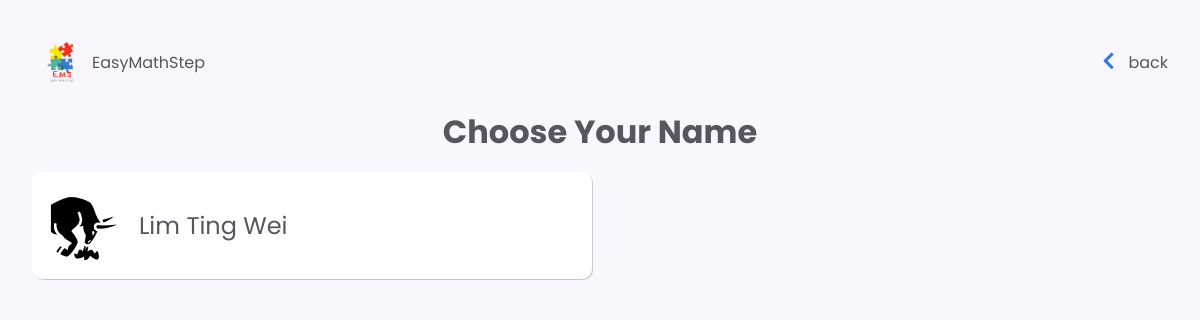
The app's page /Choose_Student.php?class_id=33 with its own data.
### tables this page shows
CREATE TABLE `student` (
  `student_email` varchar(255) NOT NULL,
  `student_stat` tinyint(1) DEFAULT NULL,
  `student_fname` char(100) DEFAULT NULL,
  `student_lname` char(100) DEFAULT NULL,
  `gender` text DEFAULT NULL,
  `character_id` int(11) DEFAULT NULL,
  `class_id` int(11) DEFAULT NULL
);

CREATE TABLE `character` (
  `character_id` int(11) NOT NULL,
  `character_path` varchar(100) DEFAULT NULL
);

### Choose_Student.php (the view, shortened to what this page needs)
<?php
include('database/connection.php');
$class_id = $_GET['class_id'];
$sql = "SELECT s.student_email, s.student_fname, s.student_lname, c.character_path,
            l.lesson_name, l.question_type, l.lesson_id
        FROM student s
        LEFT JOIN `character` c ON s.character_id = c.character_id
        LEFT JOIN class cl ON s.class_id = cl.class_id
        LEFT JOIN assigned a ON cl.class_id = a.class_id
        LEFT JOIN lesson l ON a.lesson_id = l.lesson_id
        WHERE cl.class_id = $class_id AND s.student_stat != 1;";
$student = $conn->query($sql);
?>
<!DOCTYPE html>
<html lang="en">
<head>
    <link rel="stylesheet" href="./Css_folder/Choose_student.css">
    <link rel="stylesheet" href="https://cdn.jsdelivr.net/npm/boxicons@latest/css/boxicons.min.css">
    <link rel="stylesheet" href="https://cdnjs.cloudflare.com/ajax/libs/font-awesome/5.15.4/css/all.min.css" />
</head>
<body>
    <header>
        <img src="./src/logo.png" width="60" class="logo-icon">
        <span class="logo-title">EasyMathStep</span>
        <div class="back_btn">
            <a href="./Choose_classes.php">
                <button class="backBtn_icon">
                    <i class="fas fa-chevron-left"></i>
                </button>
                back
            </a>
        </div>
    </header>
    <div class="title">
        <h1 class="title-text">Choose Your Name</h1>
    </div>
    <div class="std-name-card">
        <?php
        if ($student->num_rows > 0) {
            while($row = $student->fetch_assoc()) {
                $lesson_id = $row['lesson_id'];
                $question_type = $row['question_type'];
                if($question_type == "MCQ"){
                    $quizpath = 'MCQ_quiz.php';
                } elseif($question_type == 'TF'){
                    $quizpath = 'TrueFalse_quiz.php';
                } elseif($question_type == 'DragDrop'){
                    $quizpath = 'drag_dropQuiz.php';
                } else {
                    echo "<script type = 'text/javascript'> alert('No class assigned yet'); document.location = './Choose_classes.php' </script>";
                }
                echo '<a href="process_student.php?class_id=' . $class_id . '&student_id=' . urlencode($row["student_email"]) . '&lesson_id=' . $lesson_id . '&quizpath=' . urlencode($quizpath) . '" class="namecard-link">';
                echo    '<div class="namecard">';
                echo        '<img src="' . $row["character_path"] . '" alt="animal" width="75">';
                echo        '<div class="std-name">' . htmlspecialchars($row["student_fname"]) . ' ' . htmlspecialchars($row["student_lname"]) . '</div>';
                echo    '</div>';
                echo '</a>';
            }
        } else {
            echo "No student found.";
        }
        ?>
    </div>
</body>
</html>

### Css_folder/Choose_student.css (style rules this page uses)
:root { --nav-width: 219px; --first-color: #267ce2; --first-color-light: #d1efff; --title-color: #19181b; --text-color: #58555e; --text-color-light: #a5a1aa; --body-color: #f9f6fd; --container-color: #ffffff; --container-color-light: #f4f0fa; --body-font: "Poppins", sans-serif; --normal-font-size: .938rem; --small-font-size: .75rem; --smaller-font-size: .75rem; --font-medium: 500; --font-semi-bold: 600; }
@media screen and (min-width: 1024px) { :root { --normal-font-size: 1rem; --small-font-size: .875em; --smaller-font-size: .813rem; } }
header { display: flex; justify-content: space-between; align-items: center; padding: 1rem; position: relative; }
.logo-icon { width: 60px; }
.logo-title { font-size: 1.5rem; margin-left: 0.5rem; }
.back_btn { display: flex; align-items: center; }
.backBtn_icon { background: none; border: none; font-size: 1.2rem; color: var(--first-color); cursor: pointer; margin-right: 0.5rem; }
.back_btn a { text-decoration: none; color: var(--text-color); display: flex; align-items: center; }
body { margin: var(--header-height) 0 0 0; padding: 1rem 1rem 0; font-family: var(--body-font); font-size: var(--normal-font-size); background-color: var(--body-color); color: var(--text-color); }
a { text-decoration: none; }
img { max-width: 100%; height: auto; }
.logo-title { position: absolute; margin-left: 60px; font-size: 1rem; }
.title { text-align: center; }
.title-text { margin: 0; }
.namecard-link { display: block; text-decoration: none; color: inherit; }
.std-name-card { display: grid; grid-template-columns: 1fr 1fr; gap: 1rem; justify-content: center; padding: 1rem; }
.namecard { display: flex; align-items: center; border-width: 0 0 0 1em; box-shadow: 1px 1px 0 rgb(22, 8, 43, .2); background: var(--container-color); border-radius: 10px; padding: 1rem; transition: background-color 0.3s; }
.std-name { text-decoration: none; font-size: 1.5rem; margin-left: 1rem; }
@media screen and (min-width: 1023px) { .namecard { width: 100%; } }

### records on screen
student: character.character_path (picture), student_fname "Lim", student_lname "Ting Wei"
